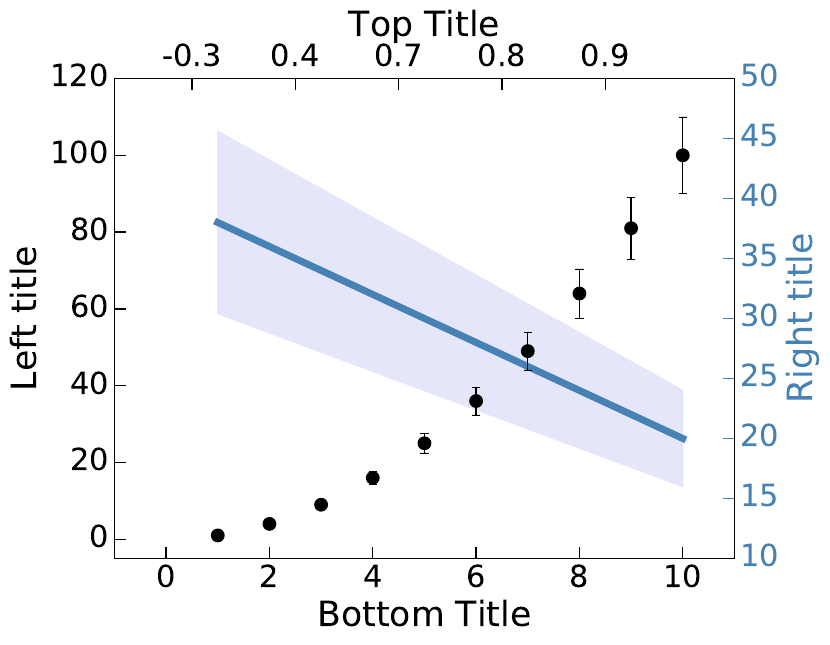

The script that saved this image:
import numpy as np
import matplotlib.pyplot as plt
import math


# ------- Define the functions (or read the data in files) ------- 

X = np.array(range(10))+1	# X-axis
Yr = 40 - np.array(2*X)		# Function plotted on the right Y-axis
Yl = np.array(X**2)			# Function plotted on the left Y-axis
errYr = 0.2*Yr				# error on Yr
errYl = 0.1*Yl				# error on Yl


# ------- Create the figure ------- 

plt.clf()
fig = plt.figure(1, figsize=(1,1))	
fig, axr = plt.subplots(sharex=True, sharey=True)


# ------- Draw a fill_between plot in blue corresponding to the right axis------- 

axr.plot(X, Yr, color='steelblue', linewidth=5.0)
axr.fill_between(X, Yr-errYr, Yr+errYr, color='lavender')


# ------- Define the left axis parameters------- 

axl = axr.twinx()  
axl.tick_params(length=8, width=1, labelsize=22, color='black', labelcolor='black', axis='y')
axl.axis([-1, 11, -5, 120])
axl.yaxis.tick_left()
axl.yaxis.set_label_position("left")
axl.set_ylabel('Left title', fontsize=25)


# ------- Define the right axis parameters------- 

axr.tick_params(length=8, width=1, labelsize=22, color='steelblue', labelcolor='steelblue', axis='y')
#axr.tick_params(length=0, which='top', axis='x')
axr.tick_params(length=8, width=1, labelsize=22, color='black', labelcolor='black', axis='x', top=False, bottom=True)
axr.axis([-1, 11, 10, 50])
axr.yaxis.tick_right()
axr.yaxis.set_label_position("right")
axr.yaxis.label.set_color('steelblue')
axr.set_ylabel('Right title', fontsize=25)
axr.set_xlabel('Bottom Title', fontsize=25)


# ------- Draw the scatter points corresponding to the left axis on top ------- 

axl.scatter(X, Yl, s = 80, color='black') #, facecolors='none')
axl.errorbar(X, Yl, yerr=errYl, ecolor='black', linestyle="None")


# ------- Define the parameters and redefine the ticks to plot for the top axis ------- 

axt = axl.twiny()  
axt.set_xlim(axl.get_xlim())
axt.xaxis.set_ticks_position("top")
axt.xaxis.set_label_position("top")

new_tick_locations = [0.5, 2.5, 4.5, 6.5, 8.5]	
def tick_function(X):
	V = np.log10(X)
	return ["%.1f" % z for z in V]

axt.set_xticks(new_tick_locations)
axt.set_xticklabels(tick_function(new_tick_locations))
axt.tick_params(length=8, width=1, labelsize=22, color='black', labelcolor='black', axis='x')
axt.set_xlabel('Top Title', fontsize=25) 
	

# ------- Save the plot ------- 

plt.savefig('Plot_doubleX_doubleY.pdf', bbox_inches='tight')


